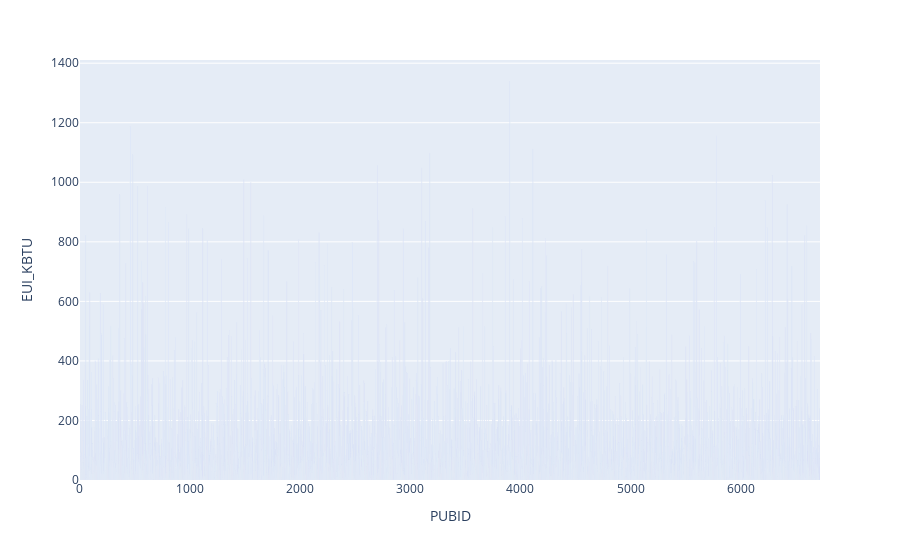

Source (notebook cell):
### Code cell
# all_eui_data = [go.Bar(x=cbecs['PUBID'], y=cbecs['EUI_KBTU'])]
# iplot(all_eui_data, filename='jupyter-basic_bar')
all_data_bars = px.bar(cbecs, x='PUBID', y='EUI_KBTU')
all_data_bars.show()

### Figure 1 — Plotly figure (JSON) as saved in the notebook; plotly's stock layout.template omitted (floating-point values rounded to 4 significant figures; data arrays with more than 128 entries replaced by an {"elided": "..."} marker saying what was removed)
{"data": [{"alignmentgroup": "True", "hovertemplate": "PUBID=%{x}<br>EUI_KBTU=%{y}<extra></extra>", "legendgroup": "", "marker": {"color": "#636efa", "pattern": {"shape": ""}}, "name": "", "offsetgroup": "", "orientation": "v", "showlegend": false, "textposition": "auto", "type": "bar", "x": {"elided": "6720 int values"}, "xaxis": "x", "y": {"elided": "6720 float values"}, "yaxis": "y"}], "layout": {"barmode": "relative", "legend": {"tracegroupgap": 0}, "margin": {"t": 60}, "xaxis": {"anchor": "y", "domain": [0, 1], "title": {"text": "PUBID"}}, "yaxis": {"anchor": "x", "domain": [0, 1], "title": {"text": "EUI_KBTU"}}}}
